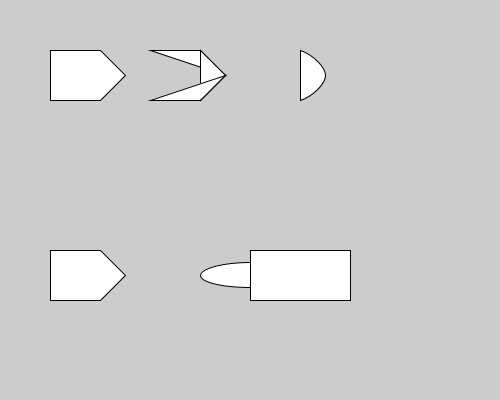
Frame 1 (no input)
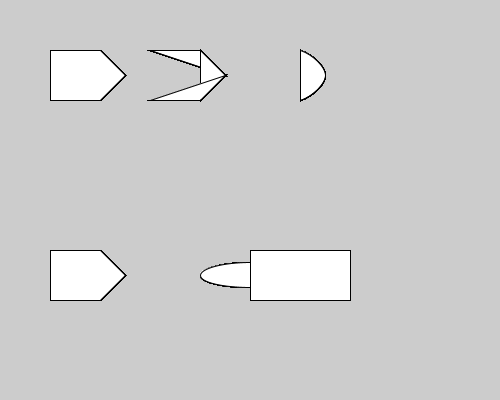
Frame 60 (the mouse pressed at the canvas centre just before this capture)
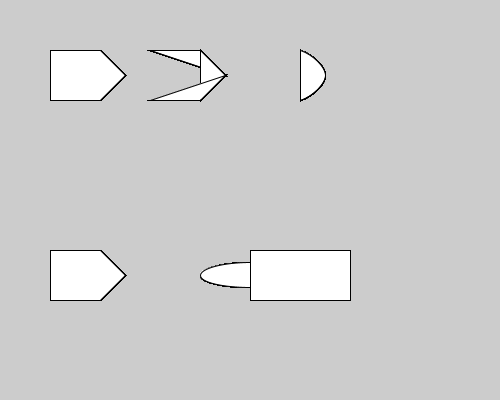
Frame 120 (the mouse held since frame 60 and released just before this capture)

The Processing sketch that drew these frames (run headless with seeded random() and noise(); from frame 60 on, the mouse is pressed at the canvas centre):

// Processing sketch: Harrah_Ethan_HandsOnUsingPShapes
// ── Harrah_Ethan_HandsOnUsingPShapes.pde
void setup() {
  size(500,400); 
}

void draw() {
  beginShape();
    vertex(50,50);
    vertex(100,50);
    vertex(125,75);
    vertex(100,100);
    vertex(50,100);
  endShape(CLOSE);
  
  beginShape(TRIANGLE_STRIP);
    vertex(150,50);
    vertex(200,50);
    vertex(225,75);
    vertex(200,100);
    vertex(150,100);
  endShape(CLOSE);
  
  beginShape();
    curveVertex(250,50);
    curveVertex(300,50);
    curveVertex(325,75);
    curveVertex(300,100);
    curveVertex(250,100);
  endShape(CLOSE);
  PShape myShape = createShape();
  myShape.beginShape();
    myShape.vertex(50,50);
    myShape.vertex(100,50);
    myShape.vertex(125,75);
    myShape.vertex(100,100);
    myShape.vertex(50,100);
  myShape.endShape(CLOSE);
  shape(myShape,0,200);
  
  PShape s = createShape(GROUP);
  PShape e = createShape(ELLIPSE, 250, 75, 100, 25);
  PShape r = createShape(RECT, 250, 50, 100, 50);
  s.addChild(e);
  s.addChild(r);
  shape(s, 0, 200);
}
